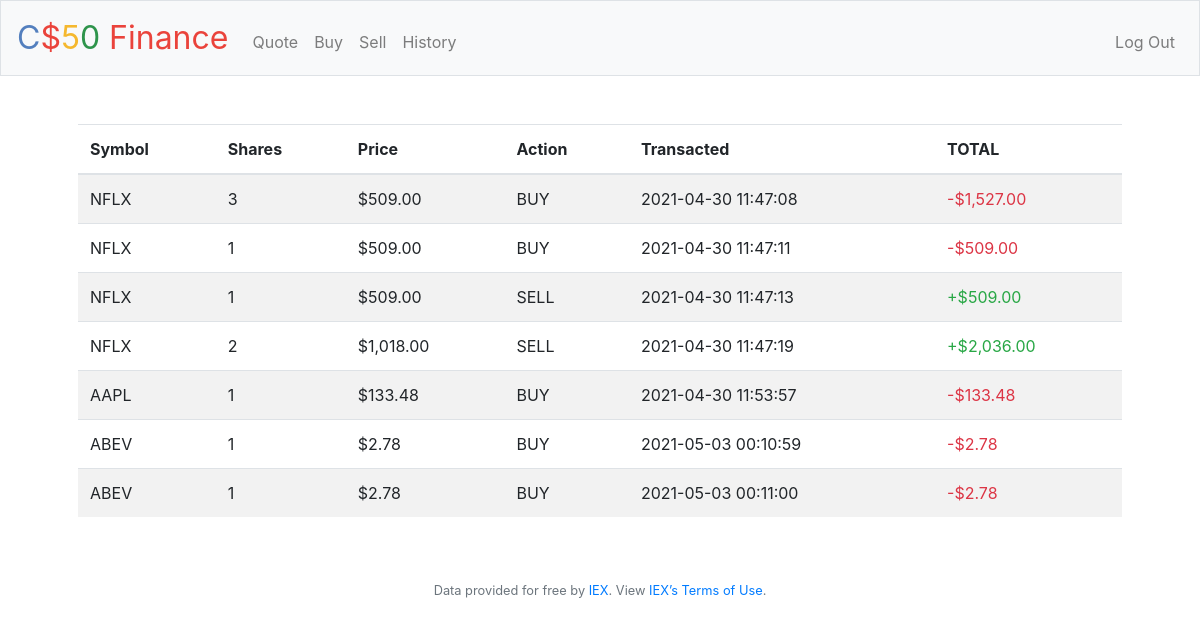
Screenshot of /history (signed in) with the database file from the repository.
### tables this page shows
CREATE TABLE "history" (
user_id INTEGER NOT NULL,
symbol TEXT NOT NULL,
shares NUMERIC NOT NULL,
price NUMERIC NOT NULL,
action TEXT NOT NULL,
timestamp TEXT NOT NULL,
FOREIGN KEY(user_id) REFERENCES  users(id)
);

### app.py (the view)
@app.route("/history")
@login_required
def history():
    stocks = db.execute("SELECT * FROM history WHERE user_id = ?", session["user_id"])
    for stock in stocks:
        if stock["action"] == "buy":
            stock["total"] = "-" + usd(stock["price"] * stock["shares"])
        else:
            stock["total"] = "+" + usd(stock["price"] * stock["shares"])
    return render_template("/history.html", stocks=stocks)

### app.py (called while the page is built)
@app.after_request
def after_request(response):
    response.headers["Cache-Control"] = "no-cache, no-store, must-revalidate"
    response.headers["Expires"] = 0
    response.headers["Pragma"] = "no-cache"
    return response

### helpers.py (called while the page is built)
def login_required(f):
    @wraps(f)
    def decorated_function(*args, **kwargs):
        if session.get("user_id") is None:
            return redirect("/login")
        return f(*args, **kwargs)
    return decorated_function

def usd(value):
    return f"${value:,.2f}"

### templates/history.html (shortened to what this page needs)
{% extends "layout.html" %}
{% block main %}
    <table class="table table-striped text-left">
        <thead>
            <tr>
                <th>Symbol</th>
                <th>Shares</th>
                <th>Price</th>
                <th>Action</th>
                <th>Transacted</th>
                <th>TOTAL</th>
            </tr>
        </thead>
        <tbody>
            {% for stock in stocks %}
                <tr>
                    <td>{{ stock.symbol }}</td>
                    <td>{{ stock.shares }}</td>
                    <td>{{ stock.price | usd }}</td>
                    <td>{{ stock.action.upper() }}</td>
                    <td>{{ stock.timestamp }}</td>
                    {% if '+' in stock.total %}
                        <td class="text-success">{{ stock.total }}</td>
                    {% else %}
                        <td class="text-danger">{{ stock.total }}</td>
                    {% endif %}
                </tr>
            {% endfor %}
        </tbody>
    </table>
{% endblock %}

### templates/layout.html (shortened to what this page needs)
<!DOCTYPE html>
<html lang="en">
    <head>
        <link rel="stylesheet" href="https://cdn.jsdelivr.net/npm/bootstrap@4.5.3/dist/css/bootstrap.min.css">
        <link href="/static/styles.css" rel="stylesheet">
    </head>
    <body>
        <nav class="navbar navbar-expand-md navbar-light bg-light border">
            <a class="navbar-brand" href="/"><span class="blue">C</span><span class="red">$</span><span class="yellow">5</span><span class="green">0</span> <span class="red">Finance</span></a>
            <div class="collapse navbar-collapse" id="navbar">
                {% if session.user_id %}
                    <ul class="navbar-nav mr-auto mt-2">
                        <li class="nav-item"><a class="nav-link" href="/quote">Quote</a></li>
                        <li class="nav-item"><a class="nav-link" href="/buy">Buy</a></li>
                        <li class="nav-item"><a class="nav-link" href="/sell">Sell</a></li>
                        <li class="nav-item"><a class="nav-link" href="/history">History</a></li>
                    </ul>
                    <ul class="navbar-nav ml-auto mt-2">
                        <li class="nav-item"><a class="nav-link" href="/logout">Log Out</a></li>
                    </ul>
                {% else %}
                    <ul class="navbar-nav ml-auto mt-2">
                        <li class="nav-item"><a class="nav-link" href="/register">Register</a></li>
                        <li class="nav-item"><a class="nav-link" href="/login">Log In</a></li>
                    </ul>
                {% endif %}
            </div>
        </nav>
        <main class="container py-5 px-2 px-md-5">
            {% block main %}{% endblock %}
        </main>
        <footer class="small text-center text-muted">
            Data provided for free by <a href="https://iextrading.com/developer">IEX</a>. View <a href="https://iextrading.com/api-exhibit-a/">IEX’s Terms of Use</a>.
        </footer>
    </body>
</html>

### static/styles.css (style rules this page uses)
nav .navbar-brand { font-size: xx-large; }
nav .navbar-brand .blue { color: #537fbe; }
nav .navbar-brand .red { color: #ea433b; }
nav .navbar-brand .yellow { color: #f5b82e; }
nav .navbar-brand .green { color: #2e944b; }
main { overflow-x: auto; text-align: center; }
.table > tbody > tr > td { vertical-align: middle; }

### rows the page displays
history: symbol "NFLX", shares "3", price "$509.00", action "BUY", timestamp "2021-04-30 11:47:08", total "-$1,527.00"
history: symbol "NFLX", shares "1", price "$509.00", action "BUY", timestamp "2021-04-30 11:47:11", total "-$509.00"
history: symbol "NFLX", shares "1", price "$509.00", action "SELL", timestamp "2021-04-30 11:47:13", total "+$509.00"
history: symbol "NFLX", shares "2", price "$1,018.00", action "SELL", timestamp "2021-04-30 11:47:19", total "+$2,036.00"
history: symbol "AAPL", shares "1", price "$133.48", action "BUY", timestamp "2021-04-30 11:53:57", total "-$133.48"
history: symbol "ABEV", shares "1", price "$2.78", action "BUY", timestamp "2021-05-03 00:10:59", total "-$2.78"
history: symbol "ABEV", shares "1", price "$2.78", action "BUY", timestamp "2021-05-03 00:11:00", total "-$2.78"
